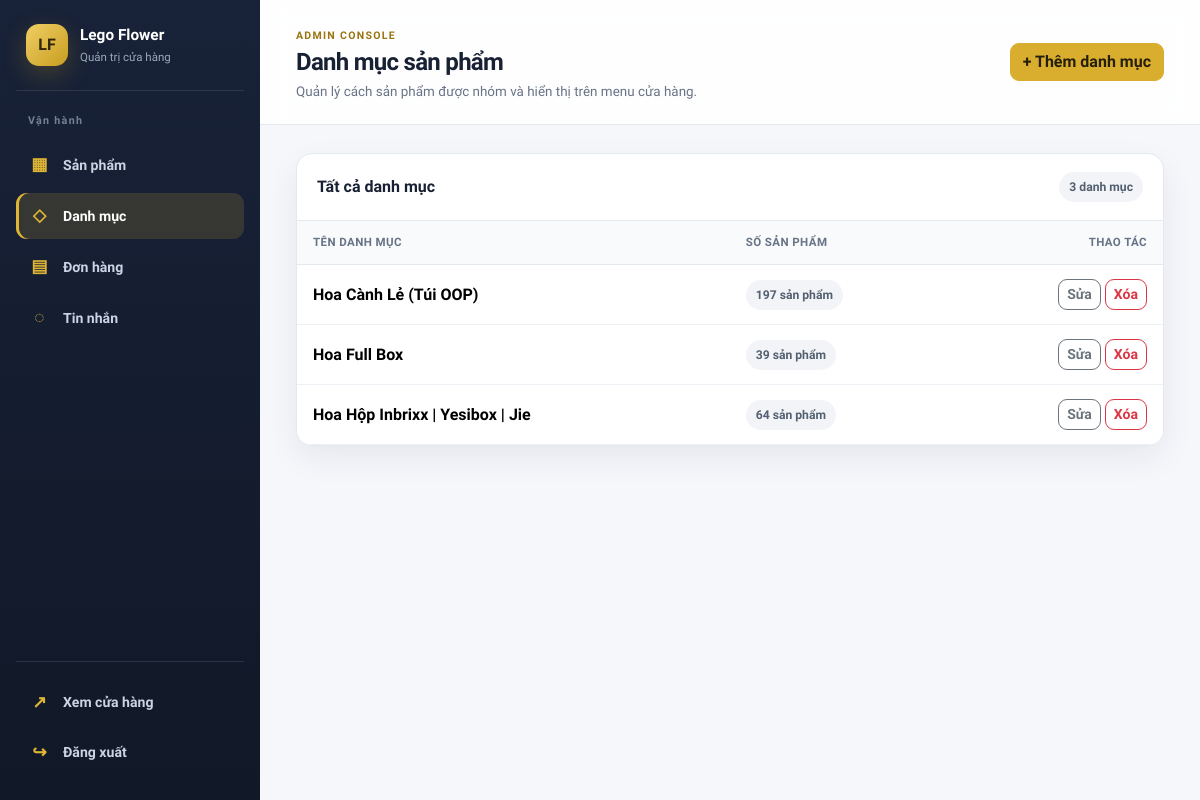
Page /admin/categories (signed in) on the committed database.
### app/models/product.py (models this page shows, shortened)
class Category(db.Model):
    __tablename__ = "categories"
    id = db.Column(db.Integer, primary_key=True)
    name = db.Column(db.String(100), nullable=False)
    products = db.relationship("Product", backref="category", lazy=True)

### app/routes/admin_categories.py (the view)
@admin_required
def admin_categories():
    categories = get_categories_with_products()
    return render_template("admin/categories.html", categories=categories)

### app/context.py (called while the page is built)
def inject_nav_categories():
    return dict(nav_categories=get_cached_categories())

def inject_cart_count():
    cart = session.get("cart", {})
    total_qty = (
        sum(int(v) for v in cart.values() if isinstance(v, (int, str)) and str(v).isdigit())
        if isinstance(cart, dict)
        else 0
    )
    return dict(cart_count=total_qty)

def inject_chat_session():
    return dict(chat_session_id=current_chat_session_id())

### app/security.py (called while the page is built)
def load_user(user_id):
    try:
        account_type, raw_id = user_id.split("-", 1)
        raw_id = int(raw_id)
    except (ValueError, AttributeError):
        return None
    if account_type == "admin":
        return db.session.get(Admin, raw_id)
    elif account_type == "customer":
        return db.session.get(Customer, raw_id)
    return None

def admin_required(f):
    @wraps(f)
    def decorated(*args, **kwargs):
        if not current_user.is_authenticated:
            return redirect(url_for("admin_login", next=request.path))
        if not isinstance(current_user, Admin):
            abort(403)
        return f(*args, **kwargs)
    return decorated

def csrf_protect_origin():
    if request.method in ("POST", "PUT", "DELETE", "PATCH"):
        origin = request.headers.get("Origin")
        referer = request.headers.get("Referer")
        target_host = request.host.lower()
        if origin:
            parsed_origin = urllib.parse.urlparse(origin).netloc.lower()
            if parsed_origin != target_host:
                abort(403)
        elif referer:
            parsed_referer = urllib.parse.urlparse(referer).netloc.lower()
            if parsed_referer != target_host:
                abort(403)

### app/services/catalog_service.py (called while the page is built)
def get_cached_categories():
    categories = cache.get("all_categories")
    if categories is None:
        categories = Category.query.order_by(Category.name).all()
        cache.set("all_categories", categories, timeout=600)
    return categories

def get_categories_with_products():
    return (
        Category.query.options(selectinload(Category.products))
        .order_by(Category.name)
        .all()
    )

### app/services/chat_service.py (called while the page is built)
def current_chat_session_id():
    if current_user.is_authenticated and isinstance(current_user, Customer):
        return f"cust_{current_user.id}"
    session_id = session.get(GUEST_CHAT_SESSION_KEY)
    if not session_id:
        session_id = "guest_" + secrets.token_urlsafe(24)
        session[GUEST_CHAT_SESSION_KEY] = session_id
    return session_id

### templates/admin/categories.html (shortened to what this page needs)
{% extends "admin/base.html" %}
{% block page_title %}Danh mục sản phẩm{% endblock %}
{% block page_description %}<p>Quản lý cách sản phẩm được nhóm và hiển thị trên menu cửa hàng.</p>{% endblock %}
{% block page_actions %}<a href="{{ url_for('admin_add_category') }}" class="btn btn-admin-primary">+ Thêm danh mục</a>{% endblock %}
{% block content %}
<section class="admin-panel admin-table-wrap">
    <div class="admin-panel-header">
        <h2>Tất cả danh mục</h2>
        <span class="admin-stat">{{ categories|length }} danh mục</span>
    </div>
    <div class="table-responsive">
        <table class="table admin-table">
            <thead><tr><th>Tên danh mục</th><th>Số sản phẩm</th><th class="text-end">Thao tác</th></tr></thead>
            <tbody>
                {% for cat in categories %}
                <tr>
                    <td class="fw-bold">{{ cat.name }}</td>
                    <td><span class="admin-stat">{{ cat.products|length }} sản phẩm</span></td>
                    <td class="text-end">
                        <a href="{{ url_for('admin_edit_category', category_id=cat.id) }}" class="btn btn-sm btn-outline-secondary">Sửa</a>
                        <form method="POST" action="{{ url_for('admin_delete_category', category_id=cat.id) }}" class="d-inline" onsubmit="return confirm('Xóa danh mục này? Sản phẩm bên trong sẽ chuyển về không danh mục.');">
                            <button type="submit" class="btn btn-sm btn-outline-danger">Xóa</button>
                        </form>
                    </td>
                </tr>
                {% else %}
                <tr><td colspan="3" class="admin-empty">Chưa có danh mục nào. Hãy tạo danh mục đầu tiên.</td></tr>
                {% endfor %}
            </tbody>
        </table>
    </div>
</section>
{% endblock %}

### static/css/admin.css (style rules this page uses)
:root { --admin-ink: #182033; --admin-muted: #687386; --admin-border: #e4e8ef; --admin-surface: #ffffff; --admin-canvas: #f5f7fb; --admin-brand: #c99f24; --admin-brand-dark: #9b7410; --admin-sidebar: #172033; --admin-sidebar-muted: #9ba7bb; --admin-success: #16835f; --admin-danger: #c53c4b; --admin-radius-sm: 10px; --admin-radius: 16px; --admin-shadow: 0 12px 32px rgba(24, 32, 51, .07); --admin-sidebar-width: 260px; }
* { box-sizing: border-box; }
body.admin-body { margin: 0; min-height: 100vh; color: var(--admin-ink); background: var(--admin-canvas); font-family: 'Plus Jakarta Sans', sans-serif; }
.admin-page-heading p { margin: 5px 0 0; color: var(--admin-muted); font-size: .84rem; }
.admin-panel { background: var(--admin-surface); border: 1px solid var(--admin-border); border-radius: var(--admin-radius); box-shadow: var(--admin-shadow); }
.admin-panel-header { display: flex; align-items: center; justify-content: space-between; gap: 16px; padding: 18px 20px; border-bottom: 1px solid var(--admin-border); }
.admin-panel-header h2 { margin: 0; font-size: 1rem; font-weight: 800; }
.admin-table-wrap { overflow: hidden; }
.admin-table { margin: 0; }
.admin-table thead th { padding: 13px 16px; color: #687386; background: #f8fafc; border-bottom: 1px solid var(--admin-border); font-size: .72rem; font-weight: 800; letter-spacing: .035em; text-transform: uppercase; white-space: nowrap; }
.admin-table tbody td { padding: 14px 16px; border-color: #edf0f4; vertical-align: middle; }
.admin-table tbody tr { transition: background .15s ease; }
.admin-stat { display: inline-flex; align-items: center; gap: 7px; padding: 6px 10px; color: #526071; background: #f2f4f7; border-radius: 99px; font-size: .76rem; font-weight: 700; }
.btn { border-radius: 9px; font-weight: 700; }
.btn-admin-primary { color: #261f0b; background: #d9ae2e; border-color: #d9ae2e; }

### rows in the picture
Category: name "Hoa Cành Lẻ (Túi OOP)", products|length "197"
Category: name "Hoa Full Box", products|length "39"
Category: name "Hoa Hộp Inbrixx | Yesibox | Jie", products|length "64"

### other values in the picture
{{ categories|length }} "3"
